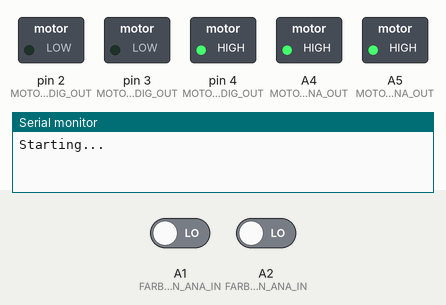
Recording of a sketch running on a simulated Arduino Uno, built with avr-gcc and run on an emulated ATmega328P. On the bench: switched loads named in the sketch (green lamp = pin HIGH), the last lines printed to the serial monitor. The inputs (shaded band) are chosen by the test bench; at power-on: A1 (FARBSENSOR_LINKS_PIN_ANA_IN) LOW, A2 (FARBSENSOR_RECHTS_PIN_ANA_IN) LOW. Pins used as bus, display or sensor lines are not drawn.

Above: at 1.2 s.
1.3 s: A1 (FARBSENSOR_LINKS_PIN_ANA_IN) driven HIGH
At 2.0 s:
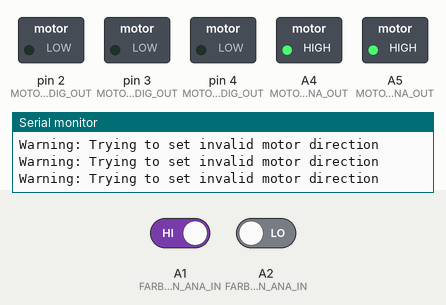
2.8 s: A1 (FARBSENSOR_LINKS_PIN_ANA_IN) driven LOW
At 4.2 s:
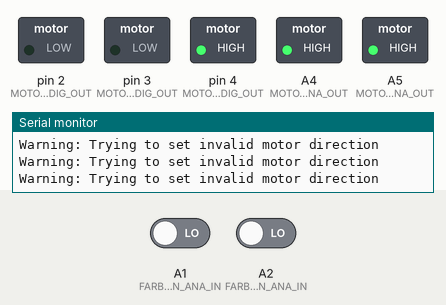
Timing chart, 0 to 5.8 s (numbered marks = the images above; inputs shaded):
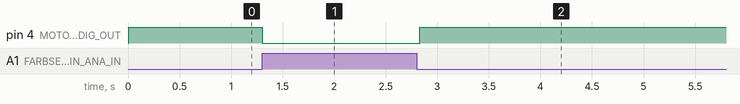

Measured:
- after the input at 1.3 s, pin 4 (MOTOR_LINKS_DIR_1_PIN_DIG_OUT): HIGH → LOW at once
- after the input at 2.8 s, pin 4 (MOTOR_LINKS_DIR_1_PIN_DIG_OUT): LOW → HIGH at once

The sketch:

frustrs.ino
```cpp
#define LED_PIN 13
#include "ultraschall.h"
#include "farbsensor.h"
#include "motor.h"
#include "util.h"
#include "maxim.h"
int m_power = 255;

void setup() {
    Serial.begin(9600);

    uss_setup();
    farbsensor_setup();
    motor_setup();

    // wait_for_serial("Start");

    Serial.println("Starting...");

    set_motor_power(MotorAll, 255);

}
 /*
 void uss_test() {
    int dist = uss_lookup();
    Serial.print("Uss Entfernung: ");
    Serial.println(dist);
    delay(500);
}
*/

void loop() {
     //licht_sensor_test();
     //uss_test();
    // motor_test();
  set_motor_power(MotorAll, 255);
    if (farbsensor_lookup(SensorLinks)) {
        set_motor_direction(MotorLinks, Stand);
        set_motor_direction(MotorRechts, Forward);
    } else if (farbsensor_lookup(SensorRechts)) {
        set_motor_direction(MotorRechts, Stand);
        set_motor_direction(MotorLinks, Forward);
    } else {
        set_motor_direction(MotorRechts, Forward);
        set_motor_direction(MotorLinks, Forward);
    }
}

 /*
 void loop() {
    while ((farbsensor_lookup(SensorLinks))&&(farbsensor_lookup(SensorRechts))) {
  set_motor_direction(MotorAll, Forward);
   }
  if (farbsensor_lookup(SensorLinks)) {}
  else {
      set_motor_direction(MotorLinks, Stand);
      set_motor_direction(MotorRechts, Forward);
        }
  if (farbsensor_lookup(SensorRechts)) {}
              else {
                   set_motor_direction(MotorRechts, Stand);
                   set_motor_direction(MotorLinks, Forward);
       }

  }
*/


/*
void motor_test() {
    if (m_power > 0) {
        set_motor_direction(MotorIndex::MotorLinks, MotorDirection::Forward);
        set_motor_direction(MotorIndex::MotorRechts, MotorDirection::Forward);
        set_motor_power(MotorIndex::MotorLinks, m_power);
        set_motor_power(MotorIndex::MotorRechts, m_power);
    } else {
        set_motor_direction(MotorIndex::MotorLinks, MotorDirection::Backward);
        set_motor_direction(MotorIndex::MotorRechts, MotorDirection::Backward);
        set_motor_power(MotorIndex::MotorLinks, -m_power);
        set_motor_power(MotorIndex::MotorRechts, -m_power);
    }
}
*/


/* void licht_sensor_test() {
    Serial.print("Linie links: ");
    if (farbsensor_lookup(FarbsensorIndex::SensorLinks)) {
        Serial.println("erkannt");
    } else {
        Serial.println();
    }

    Serial.print("Linie rechts: ");
    if (farbsensor_lookup(FarbsensorIndex::SensorRechts)) {
        Serial.println("erkannt");
    } else {
        Serial.println();
    }
    delay(250);
}
*/
```

farbsensor.cpp
```cpp
#include <Arduino.h>
#include "farbsensor.h"

//TODO: Richtige Pins verwenden
#define FARBSENSOR_LINKS_PIN_ANA_IN A1
#define FARBSENSOR_RECHTS_PIN_ANA_IN A2


int lookup_sensor_at_pin(uint8_t pin);

void farbsensor_setup() {
    pinMode(FARBSENSOR_LINKS_PIN_ANA_IN, INPUT);
    pinMode(FARBSENSOR_RECHTS_PIN_ANA_IN, INPUT);
}
  // 1 bei Schwarzer linie oder keiner Reflexion
  // 0 bei hellem Untergrund
int farbsensor_lookup(enum FarbsensorIndex idx) {
    switch (idx) {
        case FarbsensorIndex::SensorLinks:
        return lookup_sensor_at_pin(FARBSENSOR_LINKS_PIN_ANA_IN);
        case FarbsensorIndex::SensorRechts:
        return lookup_sensor_at_pin(FARBSENSOR_RECHTS_PIN_ANA_IN);
    }
    // Index ist invalide z.B. durch Casting: (enum FarbsensorIndex) 3;
    Serial.println("Warning: Trying to lookup Farbsensor of invalid index");
}

int lookup_sensor_at_pin(uint8_t pin) {
    //TODO: richtigen Lookup verwenden
    return digitalRead(pin);
}
```

farbsensor.h
```cpp
/*
    Farbsensor für Frust-RS
*/
#ifndef FARBSENSOR_H
#define FARBSENSOR_H

enum FarbsensorIndex {
    SensorLinks,
    SensorRechts,
};

void farbsensor_setup();

int farbsensor_lookup(enum FarbsensorIndex idx);

#endif
```

maxim.h
```cpp
#include "ultraschall.h"
void exit_if_USS_detect () {
    // wenn ein Objekt näher als 1 Meter ist, beende das Programm
    if (uss_lookup() < 5)
    {
        exit(0);
    }
}
```

motor.cpp
```cpp
#include <Arduino.h>
#include "motor.h"

//TODO: Richtige Pins verwenden
#define MOTOR_LINKS_POWER_PIN_ANA_OUT A5
#define MOTOR_RECHTS_POWER_PIN_ANA_OUT A4

#define MOTOR_LINKS_DIR_1_PIN_DIG_OUT 4 //(N3)HIGH
#define MOTOR_LINKS_DIR_2_PIN_DIG_OUT 3 //(N4)LOW == Vorwärts

#define MOTOR_RECHTS_DIR_1_PIN_DIG_OUT 1 //(N1)HIGH
#define MOTOR_RECHTS_DIR_2_PIN_DIG_OUT 2 //(N2)LOW  ==> Vorwärts

void set_motor_power_at_pin(uint8_t pin, int power);
void set_pins_direction(uint8_t pins[2], enum MotorDirection dir);

void motor_setup() {
    pinMode(MOTOR_LINKS_POWER_PIN_ANA_OUT, OUTPUT);
    pinMode(MOTOR_RECHTS_POWER_PIN_ANA_OUT, OUTPUT);

    pinMode(MOTOR_LINKS_DIR_1_PIN_DIG_OUT, OUTPUT);
    pinMode(MOTOR_LINKS_DIR_2_PIN_DIG_OUT, OUTPUT);

    pinMode(MOTOR_RECHTS_DIR_1_PIN_DIG_OUT, OUTPUT);
    pinMode(MOTOR_RECHTS_DIR_2_PIN_DIG_OUT, OUTPUT);
}

void set_motor_power(enum MotorIndex idx, int power) {
    switch (idx) {
        case MotorIndex::MotorLinks:
        return set_motor_power_at_pin(MOTOR_LINKS_POWER_PIN_ANA_OUT, power);
        case MotorIndex::MotorRechts:
        return set_motor_power_at_pin(MOTOR_RECHTS_POWER_PIN_ANA_OUT, power);
        case MotorIndex::MotorAll:
        set_motor_power_at_pin(MOTOR_LINKS_POWER_PIN_ANA_OUT, power);
        return set_motor_power_at_pin(MOTOR_RECHTS_POWER_PIN_ANA_OUT, power);
    }
    // Index ist invalide z.B. durch Casting: (enum MotorIndex) 3;
    Serial.println("Warning: Trying to set motor power of invalid index");
}

void set_motor_direction(enum MotorIndex idx, enum MotorDirection dir) {
    uint8_t pins[2];

    switch (idx) {
        case MotorIndex::MotorAll:
        pins[0] = MOTOR_RECHTS_DIR_1_PIN_DIG_OUT;
        pins[1] = MOTOR_RECHTS_DIR_2_PIN_DIG_OUT;
        set_pins_direction(pins, dir);

        case MotorIndex::MotorLinks:
        pins[0] = MOTOR_LINKS_DIR_1_PIN_DIG_OUT;
        pins[1] = MOTOR_LINKS_DIR_2_PIN_DIG_OUT;
        set_pins_direction(pins, dir);
        return;

        case MotorIndex::MotorRechts:
        pins[0] = MOTOR_RECHTS_DIR_1_PIN_DIG_OUT;
        pins[1] = MOTOR_RECHTS_DIR_2_PIN_DIG_OUT;
        set_pins_direction(pins, dir);
        return;
    }

    // Index ist invalide z.B. durch Casting: (enum MotorIndex) 3;
    Serial.println("Warning: Trying to set motor direction of invalid index");
}

inline void set_pins_direction(uint8_t pins[2], enum MotorDirection dir) {
    switch (dir) {
        case MotorDirection::Forward:
        digitalWrite(pins[0], HIGH);
        digitalWrite(pins[1], LOW);
        return;
        case MotorDirection::Backward:
        digitalWrite(pins[0], LOW);
        digitalWrite(pins[1], HIGH);
        return;
        case MotorDirection::Stand:
        digitalWrite(pins[0], LOW);
        digitalWrite(pins[1], LOW);
    }

    // Direction ist invalide z.B. durch Casting: (enum MotorDirection) 3;
    Serial.println("Warning: Trying to set invalid motor direction");
}

inline void set_motor_power_at_pin(uint8_t pin, int power) {
    analogWrite(pin, power);
}
```

motor.h
```cpp
/*
    Motor für Frust-RS
*/
#ifndef MOTOR_H
#define MOTOR_H

enum MotorIndex {
    MotorLinks,
    MotorRechts,
    MotorAll,
};

enum MotorDirection {
    Forward,
    Stand,
    Backward,
};

/*
    Setzt pinMode() für die Motoren
*/
void motor_setup();


/*
    Setzt Motor-stärke
    ### Beispiel
    set_motor_power(MotorIndex::MotorLinks, 3);
*/
void set_motor_power(enum MotorIndex idx, int power);

/*
    Setzt Motor-richtung
    ### Beispiel
    set_motor_power(MotorIndex::MotorLinks, MotorDirection::Forward);
*/
void set_motor_direction(enum MotorIndex idx, enum MotorDirection dir);

/*
    Setzt Motor-stärke und -richtung
    ### Beispiel
    set_motor_power(MotorIndex::MotorLinks, MotorDirection::Forward, 3);
*/
inline void set_motor(enum MotorIndex idx, enum MotorDirection dir, int power) {
    set_motor_direction(idx, dir);
    set_motor_power(idx, power);
}

#endif
```

util.cpp
```cpp
#include <Arduino.h>
#include "util.h"

void wait_for_serial(const char * str) {
    String serial_in;

    Serial.print("Waiting for Serial Message '");
    Serial.print(str);
    Serial.println("' ...");

    while (serial_in != str) {
        // recieved something last cycle but did not match str
        if (serial_in.length() != 0) {
            Serial.print("Expected: '");
            Serial.print(str);
            Serial.print("' Got: '");
            Serial.print(serial_in);
            Serial.println("'");
        }

        serial_in = Serial.readString();

        // remove trailing new line character
        if (serial_in.charAt(serial_in.length() - 1) == '\n') {
            serial_in = serial_in.substring(0, serial_in.length() - 1);
        }

        // delay for power efficiency
        // we are waiting anyways
        delay(100);
    }
}

void exit() {
    delay(1000);
    exit(0);
}
```

util.h
```cpp
#ifndef FRUSTRSUTIL_H
#define FRUSTRSUTIL_H

void exit();

/*
    Wartet bist str durch den Serial port (z.B. von einem angeschlossenem Computer) empfangen wurde
*/
void wait_for_serial(const char * str);


/*
    Startet das gesamte Programm neu.

    Es wird eine Funktion zu der Adresse 0x00 aufgerufen,
    wo der Interrupt table eintrag für den Reset button liegt
    und da Programm nach dem Stromanschluss startet.
    Der Interrupt eintrag dient dem Reset Button/Pin auf dem
    Arduino Board und dadurch kann durch den Sprung nach 0x00
    das gesamte Programm neu gestartet werden.
*/
inline void reset() {
    (*(void (*) (void)) 0)();
}

#endif
```

ultraschall.cpp
```cpp
#include <Arduino.h>
#include "ultraschall.h"

/*
    The logic of this file is based on this article:
    https://funduino.de/nr-10-entfernung-messen
*/

#define ULTRASCHALL_SENSOR_PIN_DIG_OUT 5
#define ULTRASCHALL_SENSOR_PIN_ANA_IN A4

void uss_setup() {
    pinMode(ULTRASCHALL_SENSOR_PIN_DIG_OUT, OUTPUT);
    pinMode(ULTRASCHALL_SENSOR_PIN_ANA_IN, INPUT);

    //disable trigger for a short period to prevent unpredictable behaviour
    digitalWrite(ULTRASCHALL_SENSOR_PIN_DIG_OUT, LOW);
    delay(5);
}


void trigger_uss_lookup() {
    digitalWrite(ULTRASCHALL_SENSOR_PIN_DIG_OUT, HIGH);
    delay(10);
    digitalWrite(ULTRASCHALL_SENSOR_PIN_DIG_OUT, LOW);
}

unsigned long read_uss_echo() {
    return pulseIn(ULTRASCHALL_SENSOR_PIN_ANA_IN, HIGH);
}

unsigned long uss_lookup_time() {
    trigger_uss_lookup();
    return read_uss_echo();
}

unsigned long uss_lookup() {
    long time = uss_lookup_time();
    long distance_centimeters = static_cast<long>((static_cast<float>(time / 2)) * 0.03432);
    return distance_centimeters;
}
```

ultraschall.h
```cpp
/*
    Ultraschall Sensor für Frust-RS
*/
#ifndef ULTRASCHALL_H
#define ULTRASCHALL_H

void uss_setup();

unsigned long uss_lookup_time();

unsigned long uss_lookup();

#endif 
```
